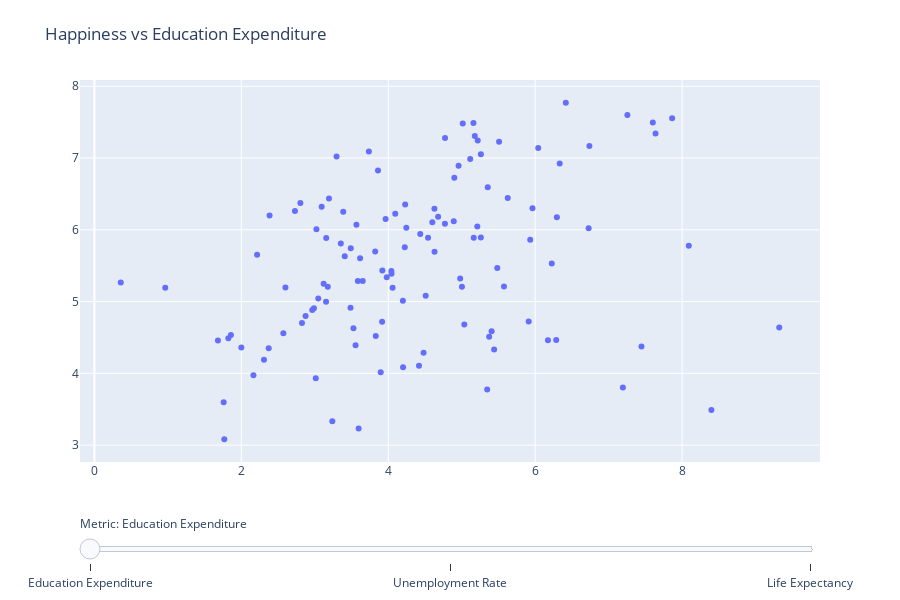

Notebook cell for this chart:
### Code cell
import pandas as pd
import plotly.graph_objects as go
from plotly.offline import init_notebook_mode, iplot

# 1) Enable Plotly in the notebook
init_notebook_mode(connected=True)

# 2) Load your data
df = pd.read_csv('final.csv')

# 3) Compute happiness rank (1 = happiest) and total countries
df['Happiness_rank'] = df['Happiness'].rank(method='min', ascending=False).astype(int)
total_countries = df['Country'].nunique()

# 4) Prepare subsets (drop rows missing each metric or rank)
df_edu   = df.dropna(subset=['Edu_expenditure_pct', 'Happiness', 'Country', 'Happiness_rank'])
df_unemp = df.dropna(subset=['Unemployment_rate',    'Happiness', 'Country', 'Happiness_rank'])
df_le    = df.dropna(subset=['Life_expectancy',      'Happiness', 'Country', 'Happiness_rank'])

# 5) Create the three scatter traces
trace_edu = go.Scatter(
    x=df_edu['Edu_expenditure_pct'],
    y=df_edu['Happiness'],
    mode='markers',
    name='Education Expenditure',
    visible=True,
    text=df_edu['Country'],
    customdata=df_edu['Happiness_rank'],
    hovertemplate=(
        "Country: %{text}<br>"
        f"Rank: %{{customdata}} out of {total_countries}<br>"
        "Education Expenditure: %{x:.1f}% of GDP<br>"
        "Happiness: %{y:.2f}<extra></extra>"
    )
)

trace_unemp = go.Scatter(
    x=df_unemp['Unemployment_rate'],
    y=df_unemp['Happiness'],
    mode='markers',
    name='Unemployment Rate',
    visible=False,
    text=df_unemp['Country'],
    customdata=df_unemp['Happiness_rank'],
    hovertemplate=(
        "Country: %{text}<br>"
        f"Rank: %{{customdata}} out of {total_countries}<br>"
        "Unemployment Rate: %{x:.1f}%<br>"
        "Happiness: %{y:.2f}<extra></extra>"
    )
)

trace_le = go.Scatter(
    x=df_le['Life_expectancy'],
    y=df_le['Happiness'],
    mode='markers',
    name='Life Expectancy',
    visible=False,
    text=df_le['Country'],
    customdata=df_le['Happiness_rank'],
    hovertemplate=(
        "Country: %{text}<br>"
        f"Rank: %{{customdata}} out of {total_countries}<br>"
        "Life Expectancy: %{x:.1f} years<br>"
        "Happiness: %{y:.2f}<extra></extra>"
    )
)

# 6) Assemble figure
fig = go.Figure(data=[trace_edu, trace_unemp, trace_le])

# 7) Define slider steps
steps = [
    dict(
        method='update',
        label='Education Expenditure',
        args=[
            {'visible': [True, False, False]},
            {
                'title': 'Happiness vs Education Expenditure',
                'xaxis': {'title': 'Education Expenditure (% of GDP)', 'type': 'linear'},
                'yaxis': {'title': 'Happiness'}
            }
        ]
    ),
    dict(
        method='update',
        label='Unemployment Rate',
        args=[
            {'visible': [False, True, False]},
            {
                'title': 'Happiness vs Unemployment Rate',
                'xaxis': {'title': 'Unemployment Rate (%)', 'type': 'linear'},
                'yaxis': {'title': 'Happiness'}
            }
        ]
    ),
    dict(
        method='update',
        label='Life Expectancy',
        args=[
            {'visible': [False, False, True]},
            {
                'title': 'Happiness vs Life Expectancy',
                'xaxis': {'title': 'Life Expectancy (years)', 'type': 'linear'},
                'yaxis': {'title': 'Happiness'}
            }
        ]
    )
]

# 8) Add the slider to layout
fig.update_layout(
    sliders=[dict(
        active=0,
        currentvalue={'prefix': 'Metric: '},
        pad={'t': 50},
        steps=steps
    )],
    title="Happiness vs Education Expenditure",
    width=900,
    height=600,
    margin={'t':80}
)

# 9) Display inline
iplot(fig)

### Figure 1 — Plotly figure (JSON) as saved in the notebook; plotly's stock layout.template omitted (floating-point values rounded to 4 significant figures; data arrays with more than 128 entries replaced by an {"elided": "..."} marker saying what was removed)
{"data": [{"customdata": [1, 2, 3, 4, 5, 6, 7, 8, 9, 10, 11, 12, 13, 14, 15, 16, 17, 18, 19, 20, 21, 23, 24, 25, 27, 28, 29, 30, 31, 32, 33, 34, 35, 36, 37, 38, 40, 41, 43, 44, 45, 46, 47, 48, 49, 50, 51, 52, 53, 54, 55, 56, 57, 58, 59, 60, 61, 62, 63, 64, 67, 68, 69, 70, 71, 72, 73, 74, 76, 77, 78, 79, 79, 81, 82, 83, 84, 85, 86, 87, 88, 89, 90, 91, 92, 93, 94, 95, 97, 98, 99, 100, 101, 102, 103, 104, 105, 106, 107, 109, 110, 112, 113, 114, 115, 116, 117, 118, 119, 120, 122, 123, 124, 126, 127, 129, 130, 132], "hovertemplate": "Country: %{text}<br>Rank: %{customdata} out of 133<br>Education Expenditure: %{x:.1f}% of GDP<br>Happiness: %{y:.2f}<extra></extra>", "mode": "markers", "name": "Education Expenditure", "text": ["Finland", "Denmark", "Norway", "Iceland", "Netherlands", "Switzerland", "Sweden", "New Zealand", "Canada", "Austria", "Australia", "Costa Rica", "Israel", "Luxembourg", "United Kingdom", "Ireland", "Germany", "Belgium", "United States", "United Arab Emirates", "Malta", "France", "Chile", "Guatemala", "Qatar", "Spain", "Panama", "Brazil", "Uruguay", "Singapore", "El Salvador", "Italy", "Bahrain", "Poland", "Uzbekistan", "Lithuania", "Slovenia", "Nicaragua", "Argentina", "Romania", "Cyprus", "Ecuador", "Kuwait", "Thailand", "Latvia", "Estonia", "Jamaica", "Mauritius", "Japan", "Honduras", "Kazakhstan", "Bolivia", "Hungary", "Paraguay", "Peru", "Portugal", "Pakistan", "Philippines", "Serbia", "Moldova", "Tajikistan", "Croatia", "Dominican Republic", "Bosnia and Herzegovina", "Malaysia", "Belarus", "Greece", "Mongolia", "Nigeria", "Turkmenistan", "Algeria", "Morocco", "Azerbaijan", "Lebanon", "Indonesia", "China", "Bhutan", "Cameroon", "Bulgaria", "Ghana", "Nepal", "Jordan", "Benin", "Gabon", "South Africa", "Albania", "Cambodia", "Senegal", "Namibia", "Niger", "Burkina Faso", "Armenia", "Guinea", "Georgia", "Kenya", "Mauritania", "Mozambique", "Tunisia", "Bangladesh", "Mali", "Sierra Leone", "Myanmar", "Chad", "Ukraine", "Ethiopia", "Uganda", "Zambia", "Togo", "India", "Liberia", "Madagascar", "Lesotho", "Burundi", "Haiti", "Botswana", "Rwanda", "Tanzania", "Central African Republic"], "type": "scatter", "visible": true, "x": [6.417, 7.255, 7.865, 7.601, 5.16, 5.014, 7.639, 5.178, 4.773, 5.218, 5.509, 6.738, 6.041, 3.736, 5.261, 3.296, 5.116, 6.334, 4.957, 3.86, 4.899, 5.354, 5.626, 3.193, 2.804, 4.23, 3.093, 5.963, 4.628, 2.73, 3.387, 4.095, 2.385, 4.679, 6.295, 3.964, 4.892, 4.6, 4.772, 3.567, 5.213, 4.246, 6.728, 3.022, 4.436, 5.26, 5.164, 4.542, 3.155, 5.932, 3.354, 8.091, 4.225, 3.49, 3.822, 4.63, 2.215, 3.407, 3.616, 6.226, 5.484, 3.92, 4.043, 4.044, 3.98, 4.979, 3.586, 3.652, 0.3585, 3.121, 5.575, 5.003, 3.176, 2.6, 0.9644, 4.059, 4.51, 3.047, 4.199, 3.153, 3.486, 2.988, 2.965, 2.874, 5.912, 3.916, 2.826, 5.035, 9.323, 3.526, 5.407, 2.572, 1.858, 3.83, 5.374, 1.823, 6.286, 6.174, 1.681, 3.555, 7.447, 2.0, 2.372, 5.441, 4.481, 2.308, 4.418, 4.202, 3.897, 2.165, 3.013, 7.194, 5.347, 1.759, 8.399, 3.239, 3.597, 1.768], "y": [7.769, 7.6, 7.554, 7.494, 7.488, 7.48, 7.343, 7.307, 7.278, 7.246, 7.228, 7.167, 7.139, 7.09, 7.054, 7.021, 6.985, 6.923, 6.892, 6.825, 6.726, 6.592, 6.444, 6.436, 6.374, 6.354, 6.321, 6.3, 6.293, 6.262, 6.253, 6.223, 6.199, 6.182, 6.174, 6.149, 6.118, 6.105, 6.086, 6.07, 6.046, 6.028, 6.021, 6.008, 5.94, 5.893, 5.89, 5.888, 5.886, 5.86, 5.809, 5.779, 5.758, 5.743, 5.697, 5.693, 5.653, 5.631, 5.603, 5.529, 5.467, 5.432, 5.425, 5.386, 5.339, 5.323, 5.287, 5.285, 5.265, 5.247, 5.211, 5.208, 5.208, 5.197, 5.192, 5.191, 5.082, 5.044, 5.011, 4.996, 4.913, 4.906, 4.883, 4.799, 4.722, 4.719, 4.7, 4.681, 4.639, 4.628, 4.587, 4.559, 4.534, 4.519, 4.509, 4.49, 4.466, 4.461, 4.456, 4.39, 4.374, 4.36, 4.35, 4.332, 4.286, 4.189, 4.107, 4.085, 4.015, 3.975, 3.933, 3.802, 3.775, 3.597, 3.488, 3.334, 3.231, 3.083]}, {"customdata": [1, 2, 3, 4, 5, 6, 7, 8, 9, 10, 11, 12, 13, 14, 15, 16, 17, 18, 19, 20, 21, 22, 23, 24, 25, 26, 27, 28, 29, 30, 31, 32, 33, 34, 36, 37, 38, 39, 40, 42, 43, 44, 45, 46, 48, 49, 50, 51, 52, 53, 54, 55, 56, 57, 58, 59, 60, 61, 62, 63, 64, 66, 68, 69, 70, 71, 72, 73, 74, 75, 76, 79, 81, 82, 83, 84, 86, 89, 90, 92, 93, 94, 95, 96, 98, 99, 100, 101, 102, 103, 104, 106, 109, 111, 112, 114, 116, 117, 118, 119, 123, 125, 127, 129], "hovertemplate": "Country: %{text}<br>Rank: %{customdata} out of 133<br>Unemployment Rate: %{x:.1f}%<br>Happiness: %{y:.2f}<extra></extra>", "mode": "markers", "name": "Unemployment Rate", "text": ["Finland", "Denmark", "Norway", "Iceland", "Netherlands", "Switzerland", "Sweden", "New Zealand", "Canada", "Austria", "Australia", "Costa Rica", "Israel", "Luxembourg", "United Kingdom", "Ireland", "Germany", "Belgium", "United States", "United Arab Emirates", "Malta", "Mexico", "France", "Chile", "Guatemala", "Saudi Arabia", "Qatar", "Spain", "Panama", "Brazil", "Uruguay", "Singapore", "El Salvador", "Italy", "Poland", "Uzbekistan", "Lithuania", "Colombia", "Slovenia", "Kosovo", "Argentina", "Romania", "Cyprus", "Ecuador", "Thailand", "Latvia", "Estonia", "Jamaica", "Mauritius", "Japan", "Honduras", "Kazakhstan", "Bolivia", "Hungary", "Paraguay", "Peru", "Portugal", "Pakistan", "Philippines", "Serbia", "Moldova", "Montenegro", "Croatia", "Dominican Republic", "Bosnia and Herzegovina", "Malaysia", "Belarus", "Greece", "Mongolia", "North Macedonia", "Nigeria", "Azerbaijan", "Lebanon", "Indonesia", "China", "Bhutan", "Bulgaria", "Jordan", "Benin", "South Africa", "Albania", "Cambodia", "Senegal", "Somalia", "Niger", "Burkina Faso", "Armenia", "Guinea", "Georgia", "Kenya", "Mauritania", "Tunisia", "Mali", "Sri Lanka", "Myanmar", "Ukraine", "Uganda", "Zambia", "Togo", "India", "Lesotho", "Zimbabwe", "Botswana", "Rwanda"], "type": "scatter", "visible": false, "x": [6.695, 5.018, 3.684, 3.507, 3.379, 4.394, 6.833, 4.109, 5.69, 4.56, 5.143, 10.81, 3.731, 5.592, 3.657, 4.95, 3.163, 5.364, 3.669, 2.331, 3.627, 3.477, 8.415, 7.493, 2.193, 5.636, 0.1, 14.11, 6.409, 11.94, 8.836, 3.1, 4.17, 9.952, 3.267, 8.98, 6.255, 10.28, 4.446, 25.07, 9.843, 3.912, 7.155, 3.812, 0.716, 6.312, 4.514, 4.987, 6.331, 2.351, 5.698, 4.8, 3.682, 3.419, 6.595, 3.379, 6.464, 4.83, 2.237, 10.39, 1.502, 15.13, 6.617, 6.356, 15.69, 3.26, 4.165, 17.05, 9.024, 17.41, 10.7, 5.0, 11.3, 3.59, 5.15, 2.72, 4.23, 16.8, 1.214, 28.47, 11.47, 0.499, 2.863, 18.83, 0.532, 1.56, 9.794, 5.018, 11.56, 5.014, 10.42, 17.15, 3.29, 4.67, 0.407, 8.194, 2.563, 5.538, 2.036, 6.51, 16.88, 7.373, 20.09, 11.24], "y": [7.769, 7.6, 7.554, 7.494, 7.488, 7.48, 7.343, 7.307, 7.278, 7.246, 7.228, 7.167, 7.139, 7.09, 7.054, 7.021, 6.985, 6.923, 6.892, 6.825, 6.726, 6.595, 6.592, 6.444, 6.436, 6.375, 6.374, 6.354, 6.321, 6.3, 6.293, 6.262, 6.253, 6.223, 6.182, 6.174, 6.149, 6.125, 6.118, 6.1, 6.086, 6.07, 6.046, 6.028, 6.008, 5.94, 5.893, 5.89, 5.888, 5.886, 5.86, 5.809, 5.779, 5.758, 5.743, 5.697, 5.693, 5.653, 5.631, 5.603, 5.529, 5.523, 5.432, 5.425, 5.386, 5.339, 5.323, 5.287, 5.285, 5.274, 5.265, 5.208, 5.197, 5.192, 5.191, 5.082, 5.011, 4.906, 4.883, 4.722, 4.719, 4.7, 4.681, 4.668, 4.628, 4.587, 4.559, 4.534, 4.519, 4.509, 4.49, 4.461, 4.39, 4.366, 4.36, 4.332, 4.189, 4.107, 4.085, 4.015, 3.802, 3.663, 3.488, 3.334]}, {"customdata": {"elided": "133 int values"}, "hovertemplate": "Country: %{text}<br>Rank: %{customdata} out of 133<br>Life Expectancy: %{x:.1f} years<br>Happiness: %{y:.2f}<extra></extra>", "mode": "markers", "name": "Life Expectancy", "text": {"elided": "133 str values"}, "type": "scatter", "visible": false, "x": {"elided": "133 float values"}, "y": {"elided": "133 float values"}}], "layout": {"height": 600, "margin": {"t": 80}, "sliders": [{"active": 0, "currentvalue": {"prefix": "Metric: "}, "pad": {"t": 50}, "steps": [{"args": [{"visible": [true, false, false]}, {"title": "Happiness vs Education Expenditure", "xaxis": {"title": "Education Expenditure (% of GDP)", "type": "linear"}, "yaxis": {"title": "Happiness"}}], "label": "Education Expenditure", "method": "update"}, {"args": [{"visible": [false, true, false]}, {"title": "Happiness vs Unemployment Rate", "xaxis": {"title": "Unemployment Rate (%)", "type": "linear"}, "yaxis": {"title": "Happiness"}}], "label": "Unemployment Rate", "method": "update"}, {"args": [{"visible": [false, false, true]}, {"title": "Happiness vs Life Expectancy", "xaxis": {"title": "Life Expectancy (years)", "type": "linear"}, "yaxis": {"title": "Happiness"}}], "label": "Life Expectancy", "method": "update"}]}], "title": {"text": "Happiness vs Education Expenditure"}, "width": 900}}
